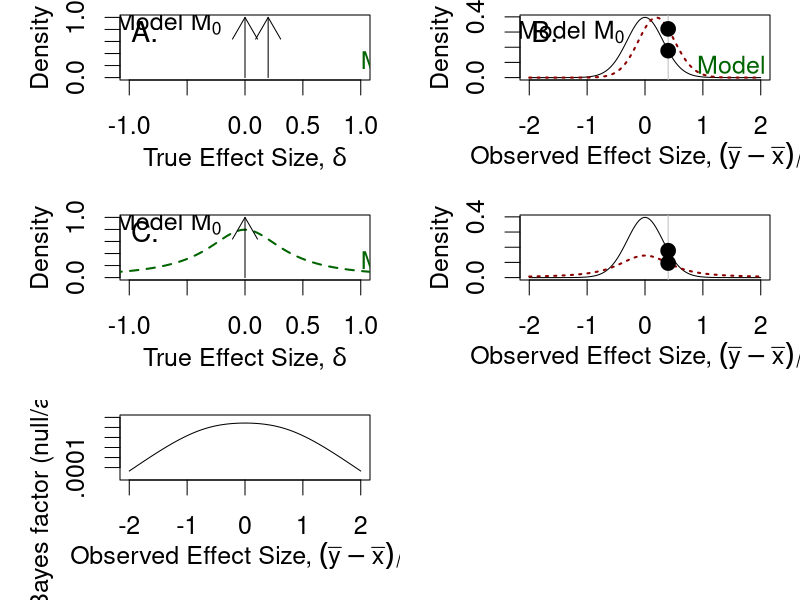
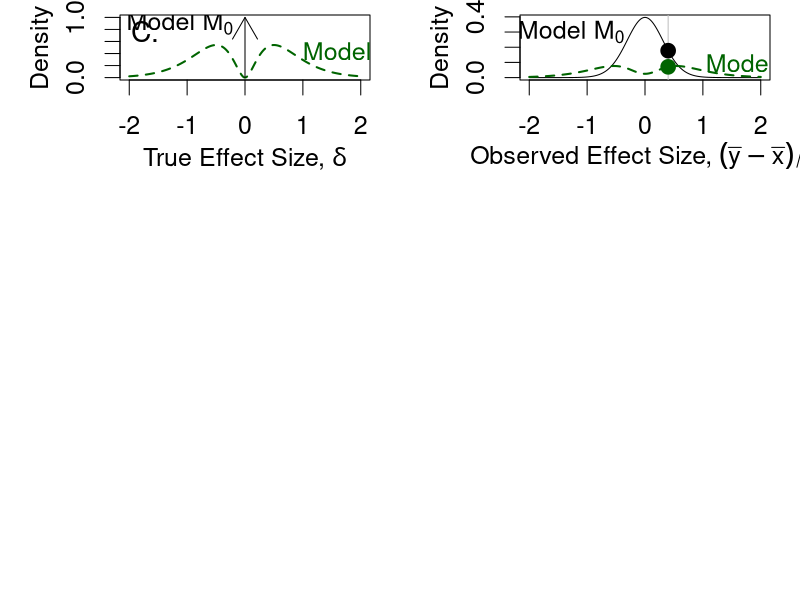

These charts were generated, in order, by the following R code: (Note: this script raises an error after producing the figures.)
library('msm')
#one and two-sample implemented

N=40  #two-sample
# N=20 #one-sample

z=seq(-2, 2,.005) # over what interval do we plot?
I=length(z)

pdf('ex.pdf', width=8, height=11) # attempting to scale approximately to A4 dimensions #width=12,height=24) 
par(mfrow=c(3,2),cex=1.5,mar=c(4,4,.5,1),mgp=c(2.2,1,0)) # 

#Cauchy
s=.4 # set scale
f=dcauchy(z,0,s) # get density function over interval Z for cauchy w/ scale s

# Epred gives prediction of the null model:
EDens=function(obs,N) dt(sqrt(N)/2*obs,(N-2))
# EDens=function(obs,N) dt(sqrt(N)*obs,N-1) # pdf of expected data (will treat N as constant) 
# effect size above is t-value * sqrt(N) so that it is scaled to standard dev. not standard error.
Epred=EDens(z,N) # run this over z for the expected data given H0

# Ppred gives prediction of the point-alternative effect model:
PDens = function(obs, N) dt(sqrt(N)/2*obs, N-2, ncp = sqrt(N)/2*.2)
Ppred = PDens(z, N)

# Cpred gives prediction of the Cauchy-distributed effect model:
Cintgrand=function(delta,obs,N) dt(sqrt(N/2)*obs,2*(N-1),sqrt(N/2)*delta)*dcauchy(delta,0,s)
#Cintgrand=function(delta,obs,N) {
#  dt(sqrt(N)*obs, df = N-1, ncp = sqrt(N) * delta) * dcauchy(delta, 0 ,s) # convolved t with cauchy
#  # This is product of prob of observed effect size at some effect size delta TIMES
#  # the prior probability of that effect size delta given the model (Cauchy with scale s)
#}
# integrate Cintgrand over obs=[-20, 20]
CDens=function(obs,N) integrate(Cintgrand,lower=-20,upper=20,obs=obs,N=N)$value 
# Now integrate over every possible effect size on z
Cpred=1:I
for (i in 1:I) Cpred[i]=CDens(z[i],N) # but obs is only two points?

# Npred gives prediction of Anderson's point hypothesis
Nintgrand = function(delta, obs, N) { # function of delta, treating obs and N as constants
  dt(sqrt(N/2)*obs, df = 2*(N-1), ncp = sqrt(N/2)*delta) * dnorm(delta, mean = 0.43, sd = .1)
}
NDens = function(obs, N) integrate(Nintgrand, lower=-20, upper=20, obs=obs, N=N, 
                                   subdivisions=1000, rel.tol = .Machine$double.eps^0.5)$value
Npred = 1:I
for (i in 1:I) Npred[i] = NDens(z[i], N)

############

# Plotting, row 1
# Priors:
plot(z,f,typ='n', # type 'n' for no plotting, just scales
     xlab=expression(paste("True Effect Size, ",delta)), xlim = c(-1, 1),
     ylab="Density",ylim=c(0,1)) 
#lines(z,f,col="darkgreen",lty=2,lwd=2) # draw Cauchy density function
arrows(0,0,0,1) # Draw Dirac for null hypothesis
arrows(.2,0,.2,1) # Draw Dirac for point-alternative hypothesis
# arrows(.21, 0, .21, 1, col="red") # Draw Dirac for Anderson's hypothesis (not truly Dirac but might as well be)
# text labels
# Add text for red dirac arrow?
text(-.2,.9,expression(paste("Model ",M[0])),adj=1)
text(1,.25,expression(paste("Model ",M[a])),col="darkgreen",adj=0)
mtext(side=3,adj=.05,cex=1.7,'A.',line=-1.1)

# Probabilities given data:
plot(z,Epred,typ='l',xlab=expression(paste("Observed Effect Size, ",(bar(y)-bar(x))/s)),ylab="Density")
lines(z,Ppred,lty=3,lwd=2,col='darkred') # data given point-alternative
obs = .4
abline(v=obs,col='grey')
points(obs,EDens(obs,N),cex=1.3,pch=19)
points(obs,PDens(obs,N),cex=1.3,pch=19)
PDens(obs,N)/EDens(obs,N)
#points(obs,CDens(obs[1],N),cex=1.3,pch=19,col='darkgreen')
#points(obs,NDens(obs, N), cex=1.3, pch=19, col='darkred')
#lines(z, Cpred,lty=2,lwd=2,col='darkgreen') # data given JZS prior
#lines(z, Npred, lty=3, lwd=2, col='darkred') # data given Anderson's hypothesis
text(-.35,.3,expression(paste("Model ",M[0])),adj=1)
text(.9,.07,expression(paste("Model ",M[a])),col="darkgreen",adj=0)
# points(obs[2],EDens(obs[2],N),cex=1.3,pch=21,bg='white',lwd=2)
# points(obs[2],CDens(obs[2],N),cex=1.3,pch=21,col='darkgreen',bg='white',lwd=2)
mtext(side=3,adj=.05,cex=1.7,'B.',line=-1.1)

# Plotting, row 2
# Priors
plot(z,f,typ='n', # type 'n' for no plotting, just scales
     xlab=expression(paste("True Effect Size, ",delta)), xlim = c(-1, 1),
     ylab="Density",ylim=c(0,1)) 
lines(z,f,col="darkgreen",lty=2,lwd=2) # draw Cauchy density function
arrows(0,0,0,1) # Draw Dirac for null hypothesis
# text labels
# Add text for red dirac arrow?
text(-.2,.9,expression(paste("Model ",M[0])),adj=1)
text(1,.25,expression(paste("Model ",M[a])),col="darkgreen",adj=0)
mtext(side=3,adj=.05,cex=1.7,'C.',line=-1.1)
# Probabilities given data:
plot(z,Epred,typ='l',xlab=expression(paste("Observed Effect Size, ",(bar(y)-bar(x))/s)),ylab="Density")
lines(z,Cpred,lty=3,lwd=2,col='darkred') # data given JZS-prior alternative
obs = .4
abline(v=obs,col='grey')
points(obs,EDens(obs,N),cex=1.3,pch=19)
points(obs,CDens(obs,N),cex=1.3,pch=19)
EDens(obs,N)/CDens(obs,N)

# Figure 1 E:
# BF10 vs observed effect size:
BF = function(obs, N) EDens(obs, N)/CDens(obs, N)
effect = seq(-2, 2, .005)
BFList = 1:length(effect)
for (i in 1:length(effect)) BFList[i] = EDens(effect[i],N)/CDens(effect[i],N)
plot(x=effect, xlab = expression(paste("Observed Effect Size, ",(bar(y)-bar(x))/s)),
     y=BFList, log="y", ylim=c(.00001, 10), ylab="Bayes factor (null/alternative)",
     typ='l',
     yaxt='n'
     )
axis(2, at=c(.0001, .001, .01, .1, 1, 10), 
     labels=c(".0001", ".001", ".01", ".1", "1", "10"),
     )

# Empty plot to fill last space?
frame()

#################################################
myRate=4
myShape=3
mySpec=function(z,rate,shape) .5*dgamma(z,shape=shape,rate=rate)+.5*dgamma(-z,shape=shape,rate=rate)
f=mySpec(z,rate=myRate,shape=myShape)
plot(z,f,typ='n',xlab=expression(paste("True Effect Size, ",delta)),ylab="Density",ylim=c(0,1))
lines(z,f,col="darkgreen",lty=2,lwd=2)
arrows(0,0,0,1)
text(-.2,.9,expression(paste("Model ",M[0])),adj=1)
text(1,.4,expression(paste("Model ",M[b])),col="darkgreen",adj=0)
mtext(side=3,adj=.05,cex=1.7,'C.',line=-1.1)

Uintgrand=function(delta,obs,N)
  #dt(sqrt(N/2)*obs,2*(N-1),sqrt(N/2)*delta)*mySpec(delta,rate=myRate,shape=myShape)
  dt(sqrt(N)*obs,N-1,sqrt(N)*delta)*mySpec(delta,rate=myRate,shape=myShape)

UDens=function(obs,N) integrate(Uintgrand,lower=-6,upper=6,obs=obs,N=N)$value

Upred=1:I
for (i in 1:I) Upred[i]=UDens(z[i],N)
plot(z,Epred,typ='l',xlab=expression(paste("Observed Effect Size, ",(bar(y)-bar(x))/s)),ylab="Density")
abline(v=obs,col='grey')
lines(z,Upred,lty=2,lwd=2,col='darkgreen')
text(-.35,.3,expression(paste("Model ",M[0])),adj=1)
text(1.05,.08,expression(paste("Model ",M[b])),col="darkgreen",adj=0)
points(obs[1],EDens(obs[1],N),cex=1.3,pch=19)
points(obs[1],UDens(obs[1],N),cex=1.3,pch=19,col='darkgreen')
points(obs[2],EDens(obs[2],N),cex=1.3,pch=21,bg='white',lwd=2)
points(obs[2],UDens(obs[2],N),cex=1.3,pch=21,col='darkgreen',bg='white',lwd=2)
mtext(side=3,adj=.05,cex=1.7,'D.',line=-1.1)

####################

f=dtnorm(z,0,1,0,Inf)
plot(z,f,typ='n',xlab=expression(paste("True Effect Size, ",delta)),ylab="Density",ylim=c(0,1))
lines(z,f,col="darkgreen",lty=2,lwd=2)
#lines(-z,f,typ='l',col="darkred",lwd=2,lty=2)
arrows(0,0,0,1)
text(-.2,.9,expression(paste("Model ",M[0])),adj=1)
text(1.1,.5,expression(paste("Model ",M[p])),col="darkgreen",adj=0)
mtext(side=3,adj=0,cex=1.5,'E.')

WMintgrand=function(delta,obs,N)
  #dt(sqrt(N/2)*obs,2*(N-1),sqrt(N/2)*delta)*dtnorm(delta,0,1,0,Inf)
  dt(sqrt(N)*obs,(N-1),sqrt(N)*delta)*dtnorm(delta,0,1,0,Inf)

WMDens=function(obs,N) integrate(WMintgrand,lower=0,upper=10,obs=obs,N=N)$value

WMpred=1:I
for (i in 1:I) WMpred[i]=WMDens(z[i],N)
plot(z,Epred,typ='l',xlab=expression(paste("Observed Effect Size, ",(bar(y)-bar(x))/s)),ylab="Density")
abline(v=obs,col='grey')
lines(z,WMpred,lty=2,lwd=2,col='darkgreen')
lines(-z,WMpred,lty=3,lwd=2,col='darkred')
text(-.35,.3,expression(paste("Model ",M[0])),adj=1)
text(1.0,.13,expression(paste("Model ",M[p])),col="darkgreen",adj=0)
text(-1.0,.13,expression(paste("Model ",M[n])),col="darkred",adj=1)
points(obs[1],EDens(obs[1],N),cex=1.3,pch=19)
points(obs[1],WMDens(obs[1],N),cex=1.3,pch=19,col='darkgreen')
points(obs[2],EDens(obs[2],N),cex=1.3,pch=21,bg='white',lwd=2)
points(obs[2],WMDens(obs[2],N),cex=1.3,pch=21,col='darkgreen',bg='white',lwd=2)
points(obs[1],WMDens(-obs[1],N),cex=1.3,pch=19,col='darkred')
points(obs[2],WMDens(-obs[2],N),cex=1.3,pch=21,col='darkred',bg='white',lwd=2)
mtext(side=3,adj=.05,cex=1.7,'F.',line=-1.1)


######################
plot(z,f,typ='n',xlab=expression(paste("True Effect Size, ",delta)),ylab="Density",ylim=c(0,1))
arrows(0,0,0,1)
arrows(.2,0,.2,1,lty=2,col='darkgreen',lwd=2)
text(-.2,.9,expression(paste("Model ",M[0])),adj=1)
text(.4,.9,expression(paste("Model ",M[d])),col="darkgreen",adj=0)
mtext(side=3,adj=0,cex=1.5,'E.')
mtext(side=3,adj=.05,cex=1.7,'G.',line=-1.1)

#ChDens=function(obs,N) dt(sqrt(N/2)*obs,2*(N-1),sqrt(N/2)*.2)
ChDens=function(obs,N) dt(sqrt(N)*obs,N-1,sqrt(N)*.2)
Chpred=ChDens(z,N)
plot(z,Epred,typ='l',xlab=expression(paste("Observed Effect Size, ",(bar(y)-bar(x))/s)),ylab="Density")
abline(v=obs,col='grey')
lines(z,Chpred,lty=2,lwd=2,col='darkgreen')
text(-.35,.3,expression(paste("Model ",M[0])),adj=1)
text(.8,.1,expression(paste("Model ",M[d])),adj=0,col='darkgreen')
points(obs[1],EDens(obs[1],N),cex=1.3,pch=19)
points(obs[1],ChDens(obs[1],N),cex=1.3,pch=19,col='darkgreen')
points(obs[2],EDens(obs[2],N),cex=1.3,pch=21,bg='white',lwd=2)
points(obs[2],ChDens(obs[2],N),cex=1.3,pch=21,col='darkgreen',bg='white',lwd=2)
mtext(side=3,adj=.05,cex=1.7,'H.',line=-1.1)

dev.off()


bf=matrix(ncol=4,c(
  CDens(obs[1],N)/EDens(obs[1],N),
  CDens(obs[2],N)/EDens(obs[2],N),
  UDens(obs[1],N)/EDens(obs[1],N),
  UDens(obs[2],N)/EDens(obs[2],N),
  WMDens(obs[1],N)/EDens(obs[1],N),
  WMDens(obs[2],N)/EDens(obs[2],N),
  ChDens(obs[1],N)/EDens(obs[1],N),
  ChDens(obs[2],N)/EDens(obs[2],N)))

print(c(CDens(obs[1],N),EDens(obs[1],N)))
print(c(CDens(obs[2],N),EDens(obs[2],N)))
